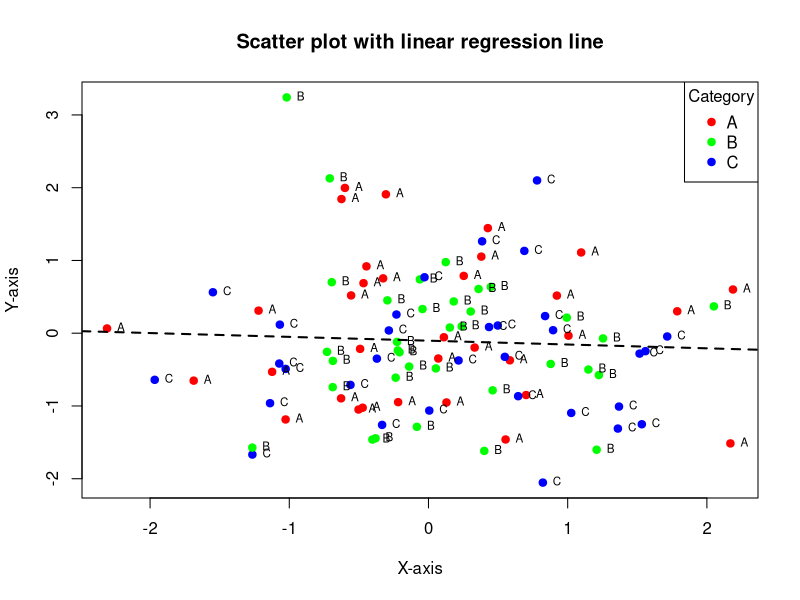

Here is the R script that generated this plot:
set.seed(123)  # Pour la reproductibilité
data <- data.frame(
  x = rnorm(100),
  y = rnorm(100),
  category = sample(c("A", "B", "C"), 100, replace = TRUE)
)

# Définir des couleurs pour chaque catégorie
colors <- c("red", "green", "blue")
data$color <- colors[as.factor(data$category)]

# Création du graphique de dispersion
plot(data$x, data$y, col = data$color, pch = 19,
     main = "Scatter plot with linear regression line",
     xlab = "X-axis", ylab = "Y-axis")

# Ajouter une ligne de régression
model <- lm(y ~ x, data = data)
abline(model, col = "black", lwd = 2, lty = 2)

# Ajouter des annotations
text(data$x, data$y, labels = data$category, pos = 4, cex = 0.7, col = "black")

# Ajouter une légende
legend("topright", legend = levels(as.factor(data$category)),
       col = colors, pch = 19, title = "Category")